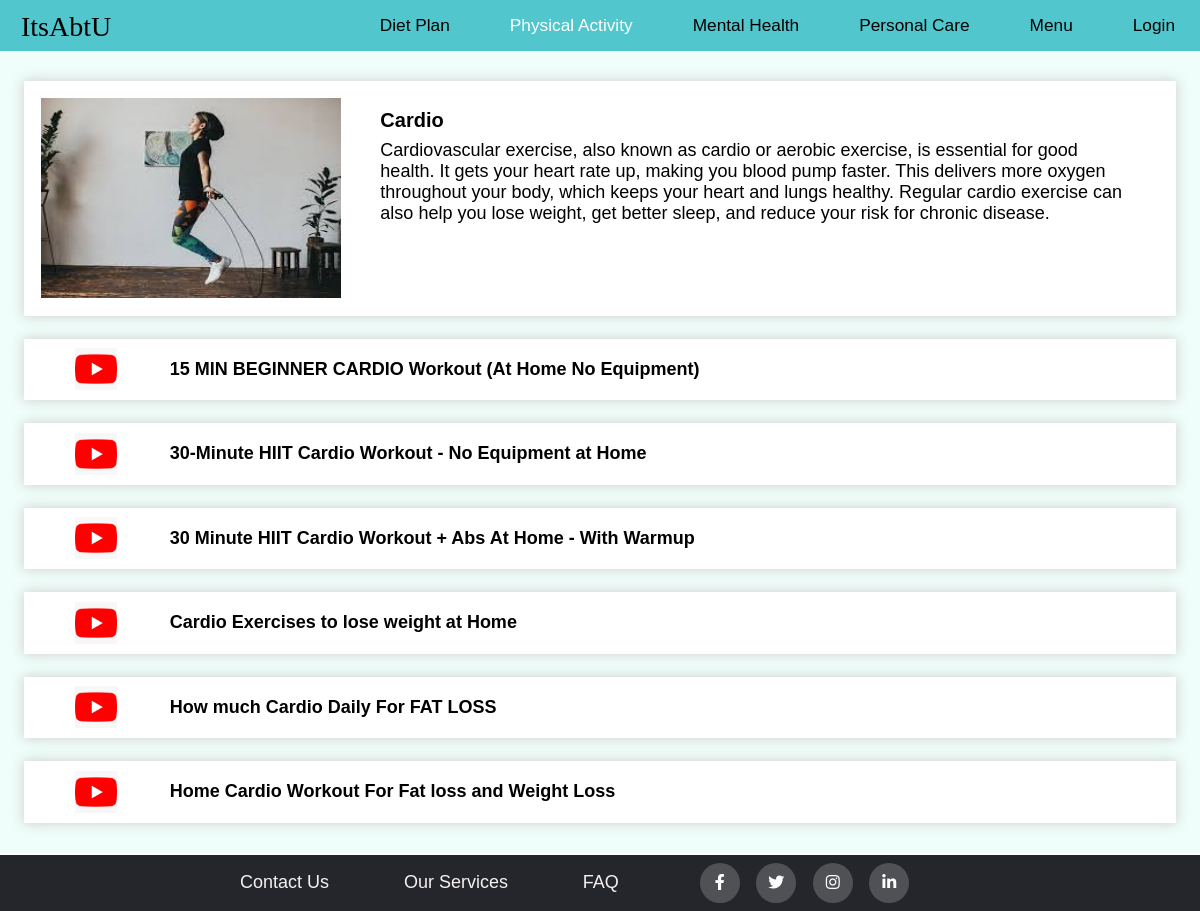
The app's page /exercise_playlist.php?id=1 with its own data.
### tables this page shows
CREATE TABLE `exercise` (
  `sno` int(10) NOT NULL,
  `Name` varchar(255) NOT NULL,
  `Description` text NOT NULL,
  `Image` varchar(255) NOT NULL
);

CREATE TABLE `exercise_playlist` (
  `sno` int(10) NOT NULL,
  `Language` int(4) NOT NULL,
  `Name` varchar(255) NOT NULL,
  `Link` varchar(255) NOT NULL,
  `scid` int(10) NOT NULL
);

### exercise_playlist.php (the view, shortened to what this page needs)
<?php
    require('connection_login.php');
    $sql="SELECT * FROM exercise WHERE sno={$_GET['id']}";
    $result=mysqli_query($con,$sql);
?>
<!DOCTYPE html>
<html lang="en">
<head>
    <link rel="stylesheet" href="css/image-bar-style.css">
    <link rel="stylesheet" href="css/playlistStyle.css">
    <link rel="stylesheet" href="css/filter.css">
    <link rel="stylesheet" type="text/css" href="https://cdnjs.cloudflare.com/ajax/libs/font-awesome/5.15.1/css/all.min.css">
    <link rel="stylesheet" type="text/css" href="css/footer.css">
</head>
<body>
<nav id="nav">
        <div id="logo" >ItsAbtU</div>
            <ul>
                <li class="container n-dis"><a href="dietplan.php">Diet plan </a></li>
                <li class="container n-dis"><a class="active" href="physical-activity.php">Physical Activity</a></li>
                <li class="container n-dis"><a href="mental-health.php?category=Videos"> Mental Health</a></li>
                <li class="container"><a href="#">Personal Care</a>
                </li>
                <li class="container"><a href="#">Menu</a>
                </li>
                <li class="container">
                <?php
                    if(isset($_SESSION['logged_in']) && $_SESSION['logged_in']==true)
                    {
                        echo "<a href='logout.php'>logout</a>" ;
                    }
                    else{
                        echo "<a href='login.php'>Login</a>";
                    }
                    ?>
                </li>
            </ul>
    </nav>
    <section id="playlist">
        <div class="main-description">
            <?php
                if($result){
                    while($datarow = mysqli_fetch_assoc($result)){
            ?>
            <img src="images/<?php echo $datarow['Image']; ?>" alt="">
            <div class="desc">
                <h3><?php echo $datarow['Name']; ?></h3>
                <p><?php echo $datarow['Description']; ?></p>
            </div>
        </div>
            <?php
                    }
                }
                $sql="SELECT p.Name, p.Link FROM exercise e JOIN exercise_playlist p ON e.sno = p.scid WHERE p.scid = '{$_GET['id']}' ";
                $result=mysqli_query($con,$sql);
                if($result){
                    if(mysqli_num_rows($result)>0){
                        while($datarow=mysqli_fetch_assoc($result))
                        {
                        ?>
                        <div id="playlist-content">
                            <a href="<?php echo $datarow['Link'] ; ?>" target = "blank">
                                <div class="block">
                                    <img src="images/icons/youtube.jpeg" alt="">
                                        <p><?php echo $datarow['Name'] ;?></p>
                                </div></a>
                        </div>
                        <?php
                    }
                    }
                }
             ?>
    </section>
    <footer class="footer">
    <div class="container">
        <div class="row">
            <div class="footer-col">
                <ul>
                    <li><a href="contactus.php">Contact Us</a></li>
                </ul>
            </div>
            <div class="footer-col">
             <ul>
                 <li><a href="otherS.php">Our Services</a></li>
             </ul>
         </div>
            <div class="footer-col">
                <ul>
                    <li><a href="faq.php">FAQ</a></li>
                </ul>
            </div>
            <div class="footer-col">
                <div class="social-links">
                    <a href="#"><i class="fab fa-facebook-f"></i></a>
                    <a href="#"><i class="fab fa-twitter"></i></a>
                    <a href="#"><i class="fab fa-instagram"></i></a>
                    <a href="#"><i class="fab fa-linkedin-in"></i></a>
                </div>
            </div>
        </div>
    </div>
    </footer>
</body>
</html>

### css/image-bar-style.css (style rules this page uses)
* { font-family: 'Mukta', sans-serif; }
#nav { display: flex; align-items: center; justify-content: space-between; position: sticky; top: 0; z-index: 2; }
#logo { font-family: 'Arbutus Slab',serif; font-size: 28px !important; height: 30px; margin-left: 21px; }
#nav ul { display: flex; align-items: center; justify-content: center; gap: 10px; }
#nav::before { content: ""; background-color:#51C6CD ; position: absolute; height: 100%; width:100%; z-index:-1; }
#nav ul li { font-family: 'Mukta', sans-serif; list-style-type: none; font-size: 1.08rem; padding: 10px 20px; text-transform: capitalize; position:relative; max-width: 100%; }
#nav ul li a { text-decoration: none; display:block; color:black; padding:5px 5px; }
* { margin: 0; padding: 0; }
.active { color: white !important; }

### css/playlistStyle.css (style rules this page uses)
#playlist { padding: 30px; padding: 2.5% 2%; background-color: #c5f9ee47; }
.main-description { background-color: white; display: flex; flex-direction: row; gap: 1.5%; padding: 1.5%; box-shadow: 0px 0px 12px 1px lightgray; }
.main-description img { width: 40%; max-height: 200px; }
.main-description .desc { padding: 1% 2%; }
.main-description .desc h3 { width: 95%; display: inline-block; padding-bottom: 1%; font-size: 20px; }
.main-description .desc p { font-size: 18px; }
#playlist-content { background-color: white; margin-top: 2%; display: flex; flex-direction: column; gap: 1.5%; padding: 0.5%; box-shadow: 0px 0px 12px 1px lightgray; }
#playlist-content a { text-decoration: none; color: black; }
#playlist-content .block { display: flex; flex-direction: row; justify-content: flex-start; gap: 5%; align-items: center; padding: 4px 4%; }
#playlist-content .block img { width: 4%; }
#playlist-content .block p { font-size: 18px; font-weight: 600; }
@media (min-width: 1000px) { .main-description img { min-width: 300px; max-width: 350px; } }

### css/filter.css (style rules this page uses)
* { box-sizing: border-box; }
.row:after { content: ""; display: table; clear: both; }

### css/footer.css (style rules this page uses)
.container { max-width: 70%; margin:auto; }
.row { display: flex; flex-wrap: wrap; align-items:center; justify-content: space-evenly; }
ul { list-style: none; }
.footer { background-color: #56C6CD; background-color: #24262b; padding: 2px 0; margin-top: 2px; }
.footer-col { padding: 0 15px; }
.footer-col ul li a { font-size: 18px; text-transform: capitalize; color: #ffffff; text-decoration: none; font-weight: 300; color: #000000; color: #f6f1f1; display: block; transition: text-decoration 0.3s ease; }
.footer-col .social-links a { display: inline-block; height: 40px; width: 40px; background-color: rgba(255,255,255,0.2); margin:0 10px 10px 0; margin: 6px; text-align: center; line-height: 40px; border-radius: 50%; color: #ffffff; transition: all 0.5s ease; }

### records on screen
exercise: Image (picture), Name "Cardio", Description "Cardiovascular exercise, also known as cardio or aerobic exercise, is essential for good health. It gets your heart rate up, making you blood pump faster. This delivers more oxygen throughout your body, which keeps your heart and lungs healthy. Regular cardio exercise can also help you lose weight, get better sleep, and reduce your risk for chronic disease."
exercise_playlist: Name "15 MIN BEGINNER CARDIO Workout (At Home No Equipment)"
exercise_playlist: Name "30-Minute HIIT Cardio Workout - No Equipment at Home"
exercise_playlist: Name "30 Minute HIIT Cardio Workout + Abs At Home - With Warmup"
exercise_playlist: Name "Cardio Exercises to lose weight at Home"
exercise_playlist: Name "How much Cardio Daily For FAT LOSS"
exercise_playlist: Name "Home Cardio Workout For Fat loss and Weight Loss"
